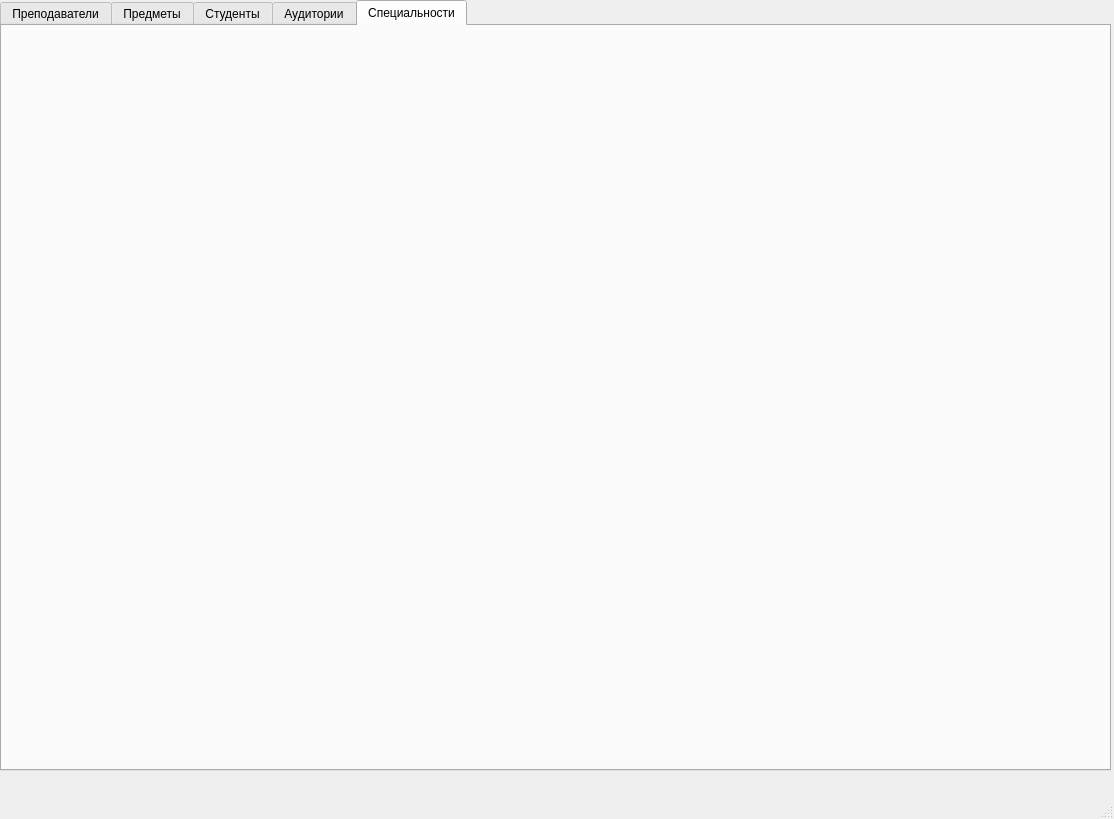
<?xml version="1.0" encoding="UTF-8"?>
<ui version="4.0">
 <class>MainWindow</class>
 <widget class="QMainWindow" name="MainWindow">
  <property name="geometry">
   <rect>
    <x>0</x>
    <y>0</y>
    <width>1114</width>
    <height>819</height>
   </rect>
  </property>
  <property name="sizePolicy">
   <sizepolicy hsizetype="Maximum" vsizetype="Maximum">
    <horstretch>0</horstretch>
    <verstretch>0</verstretch>
   </sizepolicy>
  </property>
  <property name="windowTitle">
   <string>MainWindow</string>
  </property>
  <widget class="QWidget" name="centralwidget">
   <property name="sizePolicy">
    <sizepolicy hsizetype="Expanding" vsizetype="Expanding">
     <horstretch>255</horstretch>
     <verstretch>255</verstretch>
    </sizepolicy>
   </property>
   <widget class="QTabWidget" name="tabWidget">
    <property name="geometry">
     <rect>
      <x>0</x>
      <y>0</y>
      <width>1111</width>
      <height>771</height>
     </rect>
    </property>
    <property name="sizePolicy">
     <sizepolicy hsizetype="Expanding" vsizetype="Expanding">
      <horstretch>255</horstretch>
      <verstretch>255</verstretch>
     </sizepolicy>
    </property>
    <property name="currentIndex">
     <number>4</number>
    </property>
    <widget class="QWidget" name="tabTeachers">
     <attribute name="title">
      <string>Преподаватели</string>
     </attribute>
    </widget>
    <widget class="QWidget" name="tabSubjects">
     <attribute name="title">
      <string>Предметы</string>
     </attribute>
    </widget>
    <widget class="QWidget" name="tabStudents">
     <attribute name="title">
      <string>Студенты</string>
     </attribute>
    </widget>
    <widget class="QWidget" name="tabAuditorium">
     <attribute name="title">
      <string>Аудитории</string>
     </attribute>
    </widget>
    <widget class="QWidget" name="tabSpec">
     <attribute name="title">
      <string>Специальности</string>
     </attribute>
    </widget>
   </widget>
  </widget>
  <widget class="QMenuBar" name="menubar">
   <property name="geometry">
    <rect>
     <x>0</x>
     <y>0</y>
     <width>1114</width>
     <height>22</height>
    </rect>
   </property>
  </widget>
  <widget class="QStatusBar" name="statusbar"/>
 </widget>
 <resources/>
 <connections/>
</ui>
